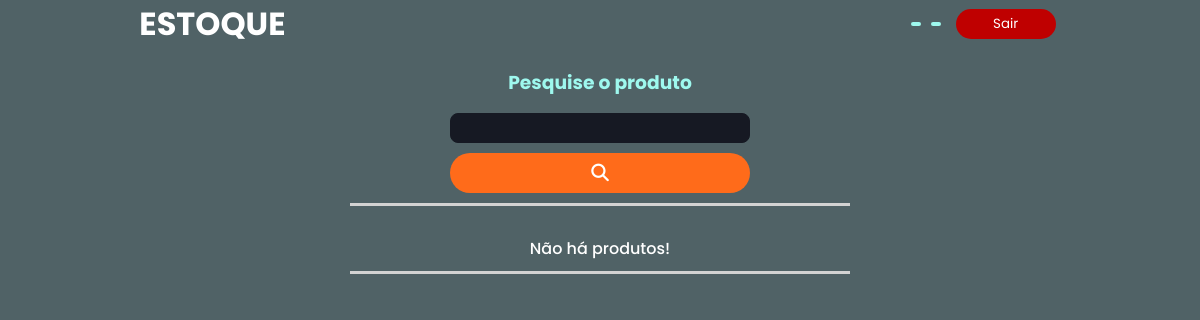
The page /views/view_vendedor.php on the database as committed earlier.
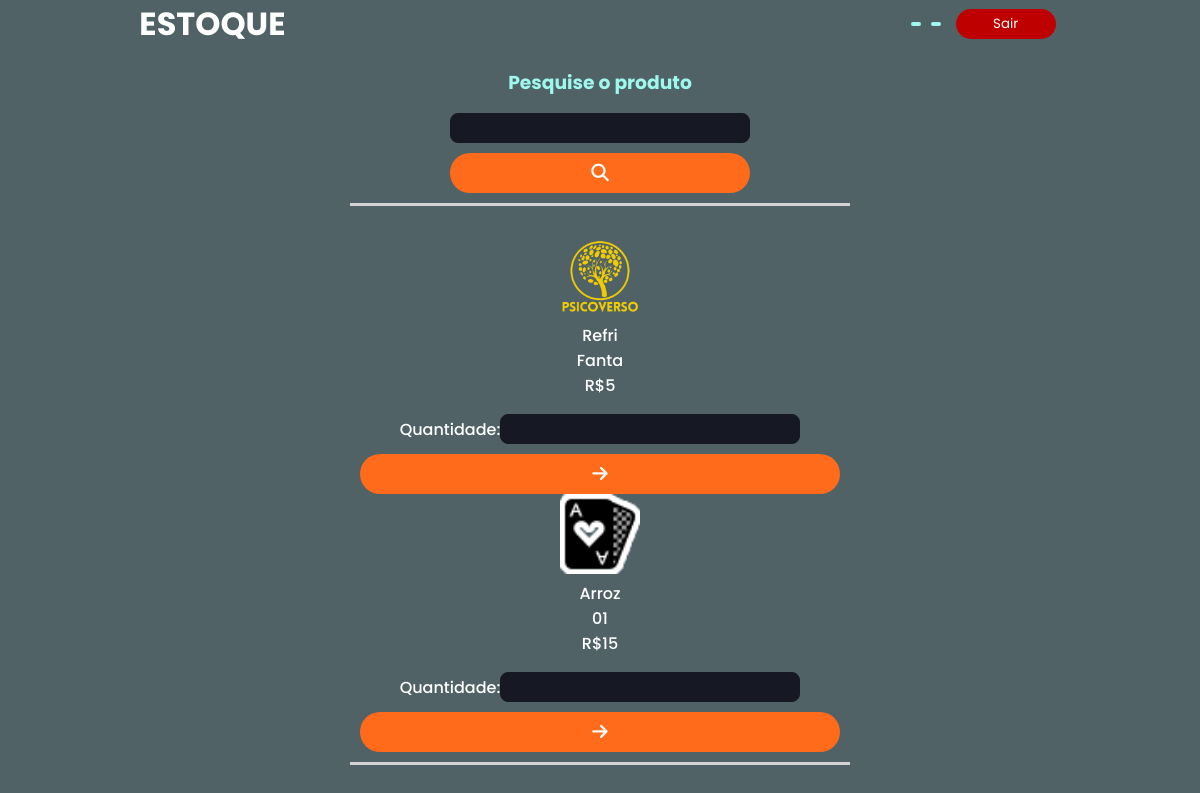
The same page on the database as committed later.
### tables this page shows
CREATE TABLE `produtos` (
  `id` int(11) NOT NULL,
  `nome` varchar(20) NOT NULL,
  `codigo` varchar(60) NOT NULL,
  `marca` varchar(20) NOT NULL,
  `quantidade` int(11) NOT NULL,
  `preco` int(11) NOT NULL,
  `image` varchar(100) NOT NULL,
  `idFornecedor` int(11) NOT NULL,
  `idUser` int(11) NOT NULL,
  `dataCompra` varchar(15) NOT NULL
);

### views/view_vendedor.php (the view, shortened to what this page needs)
<?php
require_once "config/connect_db.php";
$cargo = $_SESSION['authUser']['cargo'];
$nome = $_SESSION['authUser']['nome'];
if(!isset($_GET['btnSearch'])){
    $sqlListProd = "SELECT * FROM produtos WHERE quantidade > 0";
}elseif(isset($_GET['btnSearch'])){
    $search = $_GET['textSearch'];
    $sqlListProd = "SELECT * FROM produtos WHERE nome LIKE '%$search%' OR marca LIKE '%$search%' AND quantidade > 0";
}else{
    $sqlListProd = "SELECT * FROM produtos WHERE quantidade > 0";
}
$resultListProd = $conn->query($sqlListProd);
?>
<!DOCTYPE html>
<html lang="en">
<head>
    <link rel="stylesheet" type="text/css" href="./assets/gerente.css">
<body>
    <header>
        <div>
            <h1>ESTOQUE</h1>
        </div>
        <nav>
            <ul class="nav-list">
                <li><?= $cargo ?></li>
                <li><?= $nome ?></li>
                <li id="li-exit">
                    <form action="<?= htmlspecialchars('') ?>" method="get">
                        <button class="btn_exit" type="sair" name="sair">Sair</button>
                    </form>
                </li>
            </ul>
        </nav>
    </header>
    <main>
        <div>
        <h3>Pesquise o produto</h3>
            <form action="<?= htmlspecialchars('') ?>" method="get">
                <input type="text" name="textSearch" id="textSearch">
                <button name="btnSearch" type="submit"><i class="fa-solid fa-magnifying-glass"></i></button>
            </form>
        </div>
        <div>
<?php
    if($resultListProd->num_rows == 0) {
        echo "Não há produtos!";
    } else {
        while($rowListProd = $resultListProd->fetch_assoc()) {
?>
            <div>
                <div>
                    <img style="height: 80px; aspect-ratio: 1 / 1;" src="assets/uploads/<?= $rowListProd['image'] ?>" alt="">
                </div>
                <div>
                    <p><?= $rowListProd['nome'] ?></p>
                    <p><?= $rowListProd['marca'] ?></p>
                    <p>R$<?= $rowListProd['preco'] ?></p>
                </div>
                <form action="controllers/cont_compra.php" method="post">
                    <label for="quantidadeProd">Quantidade:<input type="number" name="quantidadeProd" max="<?= $rowListProd['quantidade'] ?>" min="1" required></label>
                    <button type="submit" name="btnCompra"><i class="fa-sharp fa-solid fa-arrow-right"></i></button>
                </form>
            </div>
<?php
        }
    }
?>
        </div>
    </main>
</body>
</html>

### assets/gerente.css (style rules this page uses)
.nav-list { list-style: none; margin-left: 32px; display: flex; letter-spacing: 3px; }
li form button { width: 100px; height: 30px; border-radius: 32px; }
div { position: relative; width: 100%; }
h3 { position: relative; width: 100%; text-align: left; color: #9EF8EE; }
input { border-radius: 0; padding: 5px; margin-bottom: 10px; width: 100%; box-sizing: border-box; }
* { margin: 0; padding: 0; border: 0; box-sizing: border-box; font-family: "Poppins", sans-serif; }
body { background: #506266; color: white; font-weight: 500; }
main { display: flex; flex-direction: column; align-items: center; justify-content: center; margin-top: 10px; gap: 20px; }
main > div { width: 500px; display: flex; flex-flow: column nowrap; justify-content: center; align-items: center; padding: 10px; text-align: center; border-bottom: lightgray 3px solid; }
header { display: flex; flex-flow: row nowrap; justify-content: space-evenly; align-items: center; cursor: default; user-select: none; }
button { cursor: pointer; }
header > div { width: 50%; }
ul { display: flex; flex-flow: row nowrap; justify-content: space-evenly; align-items: center; gap: 10px; }
#li-exit { background-color: transparent; }
#li-exit > form > button { background-color: #BF0000; color: white; }
ul > li { background-color: #9EF8EE; color: gray; font-weight: bolder; padding: 2px 5px; border-radius: 8px; }
h3 { text-align: center; }
main form { display: flex; flex-direction: column; align-items: center; justify-content: center; }
main form input { background: #161923; width: 300px; height: 30px; padding: 0 0.5rem; margin-top: 1rem; outline: none; color: white; font-size: 1rem; border: 1px solid #161923; border-radius: 8px; }
main form button[type="submit"] { cursor: pointer; width: 100%; height: 40px; border: none; border-radius: 32px; background: #FF6B1A; color: white; font-size: 1.1rem; transition: all .3s ease-in-out; }

Rows that differ between the two databases and show on the page:
added produtos: image (picture), nome "Refri", marca "Fanta", preco "5"
added produtos: image (picture), nome "Arroz", marca "01", preco "15"
Other text that changed with them:
text no longer shown: "Não há produtos!"
